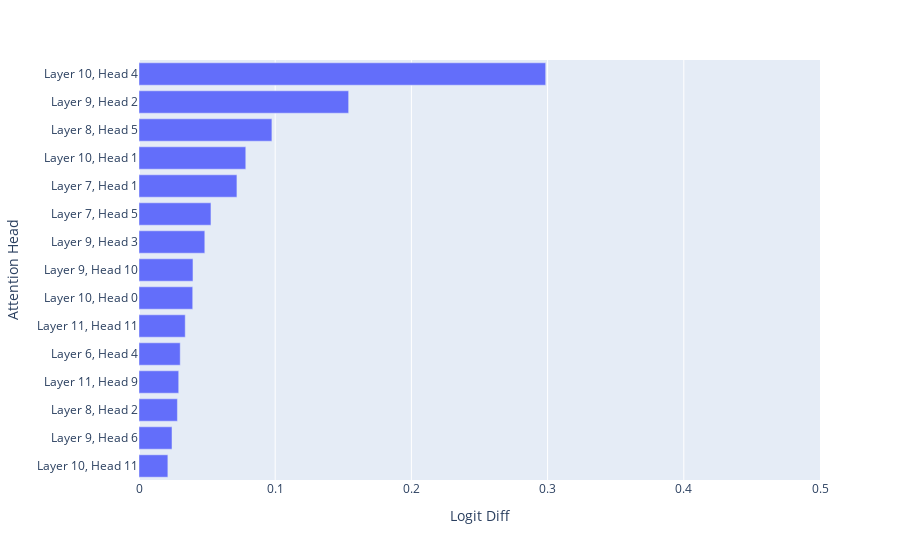

The cell this chart's notebook holds for it:
### Code cell
plot_attention_heads(-results['z'].cuda(), top_n=15, range_x=[0, 0.5])

### Figure 1 — Plotly figure (JSON) as saved in the notebook; plotly's stock layout.template omitted (floating-point values rounded to 4 significant figures)
{"data": [{"alignmentgroup": "True", "hovertemplate": "Logit Diff=%{x}<br>Attention Head=%{y}<extra></extra>", "legendgroup": "", "marker": {"color": "#636efa", "pattern": {"shape": ""}}, "name": "", "offsetgroup": "", "orientation": "h", "showlegend": false, "textposition": "auto", "type": "bar", "x": [0.0212, 0.02424, 0.02821, 0.02916, 0.03027, 0.03395, 0.03945, 0.03963, 0.04832, 0.05284, 0.0719, 0.0784, 0.09758, 0.1539, 0.2986], "xaxis": "x", "y": ["Layer 10, Head 11", "Layer 9, Head 6", "Layer 8, Head 2", "Layer 11, Head 9", "Layer 6, Head 4", "Layer 11, Head 11", "Layer 10, Head 0", "Layer 9, Head 10", "Layer 9, Head 3", "Layer 7, Head 5", "Layer 7, Head 1", "Layer 10, Head 1", "Layer 8, Head 5", "Layer 9, Head 2", "Layer 10, Head 4"], "yaxis": "y"}], "layout": {"barmode": "relative", "legend": {"tracegroupgap": 0}, "margin": {"t": 60}, "xaxis": {"anchor": "y", "domain": [0, 1], "range": [0, 0.5], "title": {"text": "Logit Diff"}}, "yaxis": {"anchor": "x", "domain": [0, 1], "title": {"text": "Attention Head"}}}}
